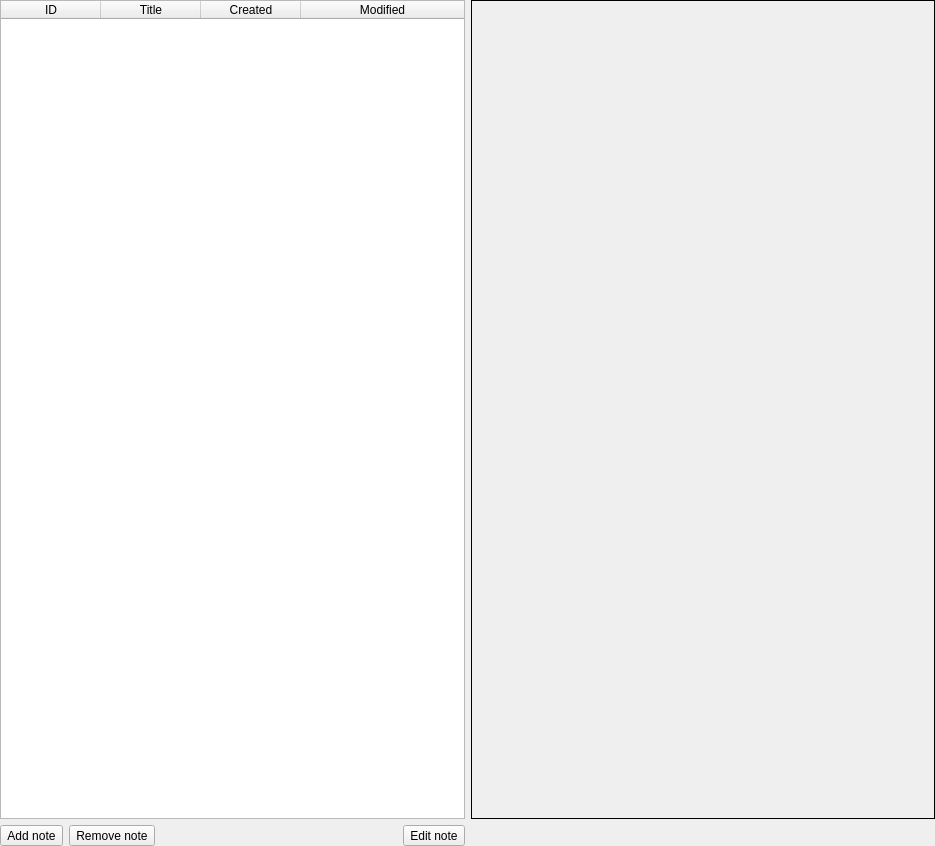
<?xml version="1.0" encoding="UTF-8"?>
<ui version="4.0">
 <class>NotesWidget</class>
 <widget class="QFrame" name="NotesWidget">
  <property name="geometry">
   <rect>
    <x>0</x>
    <y>0</y>
    <width>935</width>
    <height>846</height>
   </rect>
  </property>
  <property name="sizePolicy">
   <sizepolicy hsizetype="Fixed" vsizetype="Expanding">
    <horstretch>0</horstretch>
    <verstretch>0</verstretch>
   </sizepolicy>
  </property>
  <property name="windowTitle">
   <string>Frame</string>
  </property>
  <property name="frameShape">
   <enum>QFrame::NoFrame</enum>
  </property>
  <property name="frameShadow">
   <enum>QFrame::Plain</enum>
  </property>
  <layout class="QGridLayout" name="gridLayout">
   <property name="margin">
    <number>0</number>
   </property>
   <item row="0" column="0">
    <widget class="QTableWidget" name="notesTable">
     <property name="sizePolicy">
      <sizepolicy hsizetype="Preferred" vsizetype="Expanding">
       <horstretch>0</horstretch>
       <verstretch>0</verstretch>
      </sizepolicy>
     </property>
     <property name="styleSheet">
      <string notr="true"/>
     </property>
     <property name="editTriggers">
      <set>QAbstractItemView::NoEditTriggers</set>
     </property>
     <property name="alternatingRowColors">
      <bool>true</bool>
     </property>
     <property name="selectionMode">
      <enum>QAbstractItemView::SingleSelection</enum>
     </property>
     <property name="selectionBehavior">
      <enum>QAbstractItemView::SelectRows</enum>
     </property>
     <property name="showGrid">
      <bool>false</bool>
     </property>
     <property name="gridStyle">
      <enum>Qt::SolidLine</enum>
     </property>
     <property name="sortingEnabled">
      <bool>true</bool>
     </property>
     <attribute name="horizontalHeaderShowSortIndicator" stdset="0">
      <bool>true</bool>
     </attribute>
     <attribute name="horizontalHeaderStretchLastSection">
      <bool>true</bool>
     </attribute>
     <column>
      <property name="text">
       <string>ID</string>
      </property>
     </column>
     <column>
      <property name="text">
       <string>Title</string>
      </property>
     </column>
     <column>
      <property name="text">
       <string>Created</string>
      </property>
     </column>
     <column>
      <property name="text">
       <string>Modified</string>
      </property>
     </column>
    </widget>
   </item>
   <item row="0" column="1">
    <widget class="QLabel" name="notePlaceholder">
     <property name="sizePolicy">
      <sizepolicy hsizetype="Expanding" vsizetype="Preferred">
       <horstretch>0</horstretch>
       <verstretch>0</verstretch>
      </sizepolicy>
     </property>
     <property name="minimumSize">
      <size>
       <width>0</width>
       <height>0</height>
      </size>
     </property>
     <property name="frameShape">
      <enum>QFrame::Box</enum>
     </property>
     <property name="text">
      <string/>
     </property>
     <property name="alignment">
      <set>Qt::AlignLeading|Qt::AlignLeft|Qt::AlignTop</set>
     </property>
    </widget>
   </item>
   <item row="1" column="0">
    <layout class="QHBoxLayout" name="horizontalLayout">
     <item>
      <widget class="QToolButton" name="addNoteButton">
       <property name="text">
        <string>Add note</string>
       </property>
      </widget>
     </item>
     <item>
      <widget class="QToolButton" name="removeNoteButton">
       <property name="text">
        <string>Remove note</string>
       </property>
      </widget>
     </item>
     <item>
      <spacer name="horizontalSpacer">
       <property name="orientation">
        <enum>Qt::Horizontal</enum>
       </property>
       <property name="sizeHint" stdset="0">
        <size>
         <width>40</width>
         <height>20</height>
        </size>
       </property>
      </spacer>
     </item>
     <item>
      <widget class="QToolButton" name="editNoteButton">
       <property name="text">
        <string>Edit note</string>
       </property>
      </widget>
     </item>
    </layout>
   </item>
  </layout>
 </widget>
 <resources>
  <include location="hmdbCommunicationIcons.qrc"/>
 </resources>
 <connections>
  <connection>
   <sender>addNoteButton</sender>
   <signal>clicked()</signal>
   <receiver>NotesWidget</receiver>
   <slot>addNoteDialog()</slot>
   <hints>
    <hint type="sourcelabel">
     <x>39</x>
     <y>824</y>
    </hint>
    <hint type="destinationlabel">
     <x>467</x>
     <y>422</y>
    </hint>
   </hints>
  </connection>
  <connection>
   <sender>removeNoteButton</sender>
   <signal>clicked()</signal>
   <receiver>NotesWidget</receiver>
   <slot>removeNote()</slot>
   <hints>
    <hint type="sourcelabel">
     <x>112</x>
     <y>824</y>
    </hint>
    <hint type="destinationlabel">
     <x>467</x>
     <y>422</y>
    </hint>
   </hints>
  </connection>
  <connection>
   <sender>editNoteButton</sender>
   <signal>clicked()</signal>
   <receiver>NotesWidget</receiver>
   <slot>editNoteDialog()</slot>
   <hints>
    <hint type="sourcelabel">
     <x>435</x>
     <y>824</y>
    </hint>
    <hint type="destinationlabel">
     <x>467</x>
     <y>422</y>
    </hint>
   </hints>
  </connection>
  <connection>
   <sender>notesTable</sender>
   <signal>itemSelectionChanged()</signal>
   <receiver>NotesWidget</receiver>
   <slot>onCurrentNoteChange()</slot>
   <hints>
    <hint type="sourcelabel">
     <x>237</x>
     <y>408</y>
    </hint>
    <hint type="destinationlabel">
     <x>467</x>
     <y>422</y>
    </hint>
   </hints>
  </connection>
 </connections>
 <slots>
  <slot>addNote(int,QDateTime,QString,QString)</slot>
  <slot>addNoteDialog()</slot>
  <slot>removeNote(int)</slot>
  <slot>loadNote(int)</slot>
  <slot>clearNotes()</slot>
  <slot>clearNote()</slot>
  <slot>editNoteDialog()</slot>
  <slot>setCurrentPatient(int)</slot>
  <slot>updateNote(int,QDateTime,QString,QString)</slot>
  <slot>onCurrentNoteChange()</slot>
 </slots>
</ui>
